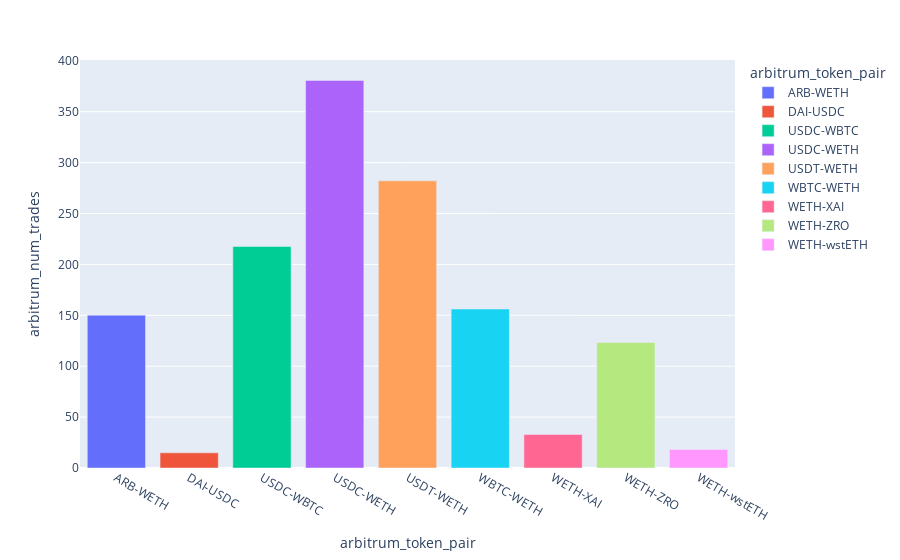

Notebook code for this chart:
### Code cell
agg_tp_trades_graph = px.bar(aggregated_arb_tp, x=aggregated_arb_tp.index, y='arbitrum_num_trades', color=aggregated_arb_tp.index)
agg_tp_trades_graph.show()

### Figure 1 — Plotly figure (JSON) as saved in the notebook; plotly's stock layout.template omitted (floating-point values rounded to 4 significant figures)
{"data": [{"alignmentgroup": "True", "hovertemplate": "arbitrum_token_pair=%{x}<br>arbitrum_num_trades=%{y}<extra></extra>", "legendgroup": "ARB-WETH", "marker": {"color": "#636efa", "pattern": {"shape": ""}}, "name": "ARB-WETH", "offsetgroup": "ARB-WETH", "orientation": "v", "showlegend": true, "textposition": "auto", "type": "bar", "x": ["ARB-WETH"], "xaxis": "x", "y": [150.2], "yaxis": "y"}, {"alignmentgroup": "True", "hovertemplate": "arbitrum_token_pair=%{x}<br>arbitrum_num_trades=%{y}<extra></extra>", "legendgroup": "DAI-USDC", "marker": {"color": "#EF553B", "pattern": {"shape": ""}}, "name": "DAI-USDC", "offsetgroup": "DAI-USDC", "orientation": "v", "showlegend": true, "textposition": "auto", "type": "bar", "x": ["DAI-USDC"], "xaxis": "x", "y": [14.88], "yaxis": "y"}, {"alignmentgroup": "True", "hovertemplate": "arbitrum_token_pair=%{x}<br>arbitrum_num_trades=%{y}<extra></extra>", "legendgroup": "USDC-WBTC", "marker": {"color": "#00cc96", "pattern": {"shape": ""}}, "name": "USDC-WBTC", "offsetgroup": "USDC-WBTC", "orientation": "v", "showlegend": true, "textposition": "auto", "type": "bar", "x": ["USDC-WBTC"], "xaxis": "x", "y": [217.6], "yaxis": "y"}, {"alignmentgroup": "True", "hovertemplate": "arbitrum_token_pair=%{x}<br>arbitrum_num_trades=%{y}<extra></extra>", "legendgroup": "USDC-WETH", "marker": {"color": "#ab63fa", "pattern": {"shape": ""}}, "name": "USDC-WETH", "offsetgroup": "USDC-WETH", "orientation": "v", "showlegend": true, "textposition": "auto", "type": "bar", "x": ["USDC-WETH"], "xaxis": "x", "y": [380.8], "yaxis": "y"}, {"alignmentgroup": "True", "hovertemplate": "arbitrum_token_pair=%{x}<br>arbitrum_num_trades=%{y}<extra></extra>", "legendgroup": "USDT-WETH", "marker": {"color": "#FFA15A", "pattern": {"shape": ""}}, "name": "USDT-WETH", "offsetgroup": "USDT-WETH", "orientation": "v", "showlegend": true, "textposition": "auto", "type": "bar", "x": ["USDT-WETH"], "xaxis": "x", "y": [282.1], "yaxis": "y"}, {"alignmentgroup": "True", "hovertemplate": "arbitrum_token_pair=%{x}<br>arbitrum_num_trades=%{y}<extra></extra>", "legendgroup": "WBTC-WETH", "marker": {"color": "#19d3f3", "pattern": {"shape": ""}}, "name": "WBTC-WETH", "offsetgroup": "WBTC-WETH", "orientation": "v", "showlegend": true, "textposition": "auto", "type": "bar", "x": ["WBTC-WETH"], "xaxis": "x", "y": [156.2], "yaxis": "y"}, {"alignmentgroup": "True", "hovertemplate": "arbitrum_token_pair=%{x}<br>arbitrum_num_trades=%{y}<extra></extra>", "legendgroup": "WETH-XAI", "marker": {"color": "#FF6692", "pattern": {"shape": ""}}, "name": "WETH-XAI", "offsetgroup": "WETH-XAI", "orientation": "v", "showlegend": true, "textposition": "auto", "type": "bar", "x": ["WETH-XAI"], "xaxis": "x", "y": [32.87], "yaxis": "y"}, {"alignmentgroup": "True", "hovertemplate": "arbitrum_token_pair=%{x}<br>arbitrum_num_trades=%{y}<extra></extra>", "legendgroup": "WETH-ZRO", "marker": {"color": "#B6E880", "pattern": {"shape": ""}}, "name": "WETH-ZRO", "offsetgroup": "WETH-ZRO", "orientation": "v", "showlegend": true, "textposition": "auto", "type": "bar", "x": ["WETH-ZRO"], "xaxis": "x", "y": [123.3], "yaxis": "y"}, {"alignmentgroup": "True", "hovertemplate": "arbitrum_token_pair=%{x}<br>arbitrum_num_trades=%{y}<extra></extra>", "legendgroup": "WETH-wstETH", "marker": {"color": "#FF97FF", "pattern": {"shape": ""}}, "name": "WETH-wstETH", "offsetgroup": "WETH-wstETH", "orientation": "v", "showlegend": true, "textposition": "auto", "type": "bar", "x": ["WETH-wstETH"], "xaxis": "x", "y": [18.21], "yaxis": "y"}], "layout": {"barmode": "relative", "legend": {"title": {"text": "arbitrum_token_pair"}, "tracegroupgap": 0}, "margin": {"t": 60}, "xaxis": {"anchor": "y", "categoryarray": ["ARB-WETH", "DAI-USDC", "USDC-WBTC", "USDC-WETH", "USDT-WETH", "WBTC-WETH", "WETH-XAI", "WETH-ZRO", "WETH-wstETH"], "categoryorder": "array", "domain": [0, 1], "title": {"text": "arbitrum_token_pair"}}, "yaxis": {"anchor": "x", "domain": [0, 1], "title": {"text": "arbitrum_num_trades"}}}}
